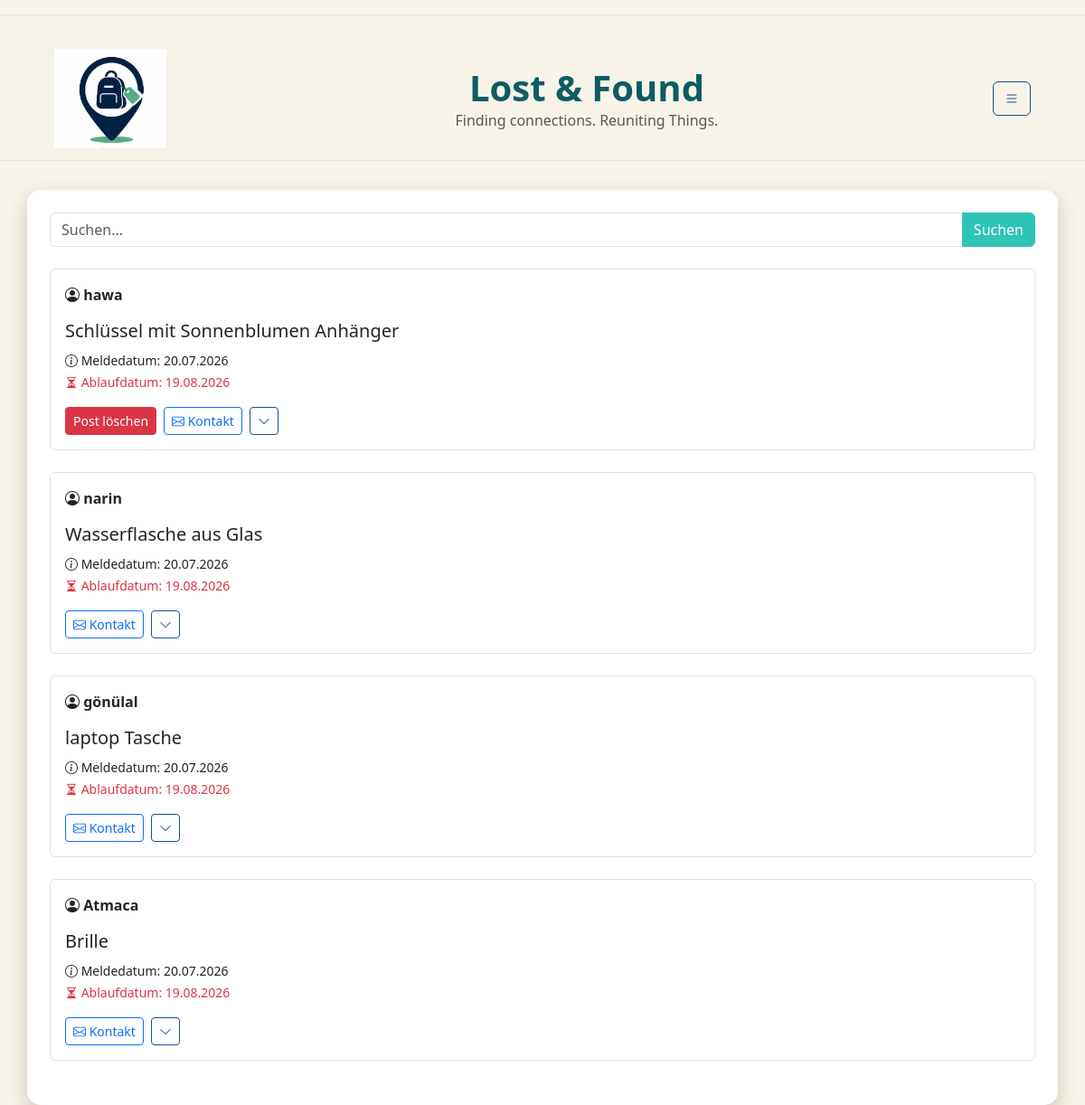
Screenshot of /home (signed in) with the database file from the repository.
### db.py (models this page shows)
class Post(db.Model):
    __tablename__ = "post"
    post_id = db.Column(db.Integer,primary_key=True)
    user_id = db.Column(db.Integer,db.ForeignKey("standardUser.user_id"))
    fundbuero_id = db.Column(db.Integer,db.ForeignKey("fundbuero.fundbuero_id"))
    titel = db.Column(db.String,nullable=False)
    meldedatum = db.Column(db.Date)
    verlustdatum = db.Column(db.Date)
    ablaufdatum = db.Column(db.Date)
    schliessdatum = db.Column(db.Date)
    verlustort = db.Column(db.String)
    beschreibung = db.Column(db.Text)
    status = db.Column(db.String,default="laufend")
    views = db.Column(db.Integer,default=0 )
    user = db.relationship("StandardUser",back_populates="posts")
    fundbuero = db.relationship("Fundbuero",back_populates="posts")

class StandardUser(db.Model):
    __tablename__ = "standardUser"
    user_id = db.Column( db.Integer, primary_key=True )
    fundbuero_id = db.Column( db.Integer, db.ForeignKey("fundbuero.fundbuero_id"), nullable=True)
    campus_id = db.Column( db.String, db.ForeignKey("campus.campus_id") )
    name = db.Column( db.String)
    benutzername = db.Column( db.String, unique=True)
    passwort = db.Column(db.String,nullable=False)
    hwr_mail = db.Column(db.String, unique=True,nullable=False )
    is_admin = db.Column(db.Boolean, default=False)
    campus = db.relationship("Campus",back_populates="users")
    posts = db.relationship( "Post",back_populates="user")

### app.py (the view)
@app.route("/home")
def home():
    if "user_id" not in session:
        flash("Bitte zuerst einloggen!", "warning")
        return redirect(url_for("login"))
    form = forms.Suchleiste()
    csrf_form = forms.CSRFOnlyForm()
    user = db.session.get(StandardUser, session["user_id"])
    fundbuero = db.session.get(Fundbuero, session["fundbuero_id"])
    if user is None:
        session.clear()
        flash("Dein Account existiert nicht mehr.", "warning")
        return redirect(url_for("login"))
    posts = db.session.execute(
    db.select(Post).where(
        Post.ablaufdatum >= date.today(),
        Post.status == "laufend"
    )
).scalars()
    return render_template("home.html", posts=posts, form=form, user=user, fundbuero=fundbuero, csrf_form=csrf_form)

### forms.py
class Suchleiste(FlaskForm):
  suchfeld = StringField( "Suchbegriff",
       validators=[InputRequired()]
  )
  submit = SubmitField("Suchen")

class CSRFOnlyForm(FlaskForm):
    pass

### templates/home.html (shortened to what this page needs)
{% extends "base.html" %}
{% block CONTENT %}
<form method="POST" action="{{ url_for('suche') }}" class="mb-4">
    <div class="input-group">
        {{ form.suchfeld(class="form-control", placeholder="Suchen...") }}
        {{ form.submit(class="btn btn-primary") }}
    </div>
</form>
{% for post in posts %}
    {% if session.get('is_admin') or post.user.campus_id == user.campus_id or (fundbuero and post.user.campus_id == fundbuero.campus_id) %}
        <div class="border rounded p-3 mb-4">
            <strong>
                <i class="bi bi-person-circle"></i>
                {{ post.user.benutzername }}
            </strong>
            <h5 class="mt-3">{{ post.titel }}</h5>
            <small>
                <i class="bi bi-info-circle"></i>
                Meldedatum: {{ post.meldedatum.strftime('%d.%m.%Y') }}
            </small>
            <br>
            <small class="text-danger">
                <i class="bi bi-hourglass-split"></i>
                Ablaufdatum: {{ post.ablaufdatum.strftime('%d.%m.%Y') }}
            </small>
            <div class="mt-3 d-flex align-items-center gap-2">
                {% if session.get('is_admin') or post.user_id == session.get('user_id') %}
                    <a href="{{url_for('delete_post', post_id=post.post_id)}}" class="btn btn-danger btn-sm">Post löschen</a>
                {% endif %}
                {% if session.get('fundbuero_id') %}
    <form method="POST" action="{{ url_for('send_fundbuero_mail', post_id=post.post_id) }}" class="d-inline">
        <input type="hidden" name="csrf_token" value="{{  csrf_form.csrf_token._value()}}">
        <button type="submit" class="btn btn-outline-primary btn-sm">
            <i class="bi bi-envelope"></i> Jetzt Kontaktieren
        </button>
    </form>
{% else %}
                <a href="mailto:{{ post.user.hwr_mail }}?subject=Gefunden: {{ post.titel|urlencode }}&body=Hallo, ich habe deinen Gegenstand gefunden." class="btn btn-outline-primary btn-sm">
                    <i class="bi bi-envelope"></i> Kontakt
                </a>
{% endif %}
  <a href="{{ url_for('post_detail', post_id=post.post_id) }}" class="btn btn-outline-secondary btn-sm">
                 <i class="bi bi-chevron-down"></i>
</a>
            </div>
        </div>
    {% endif %}
{% endfor %}
{% endblock %}

### templates/base.html (shortened to what this page needs)
<!doctype html>
<html lang="en">
<head>
    {{ bootstrap.load_css() }}
    <link rel="stylesheet"
      href="https://cdn.jsdelivr.net/npm/bootstrap-icons@1.11.3/font/bootstrap-icons.min.css">
    <link rel="stylesheet"
      href="{{ url_for('static', filename='css/style.css') }}">
   <link rel="stylesheet"
      href="{{ url_for('static', filename='css/color.css') }}">
</head>
<body>
<nav class="navbar border-bottom mb-4"></nav>
{% if request.endpoint not in ['login', 'register'] %}
<nav class="navbar border-bottom mb-3">
{% if request.endpoint != 'create_post' %}
    <div class="container-fluid d-flex align-items-center">
        <a class="navbar-brand d-flex align-items-center ms-5"
   href="{{ url_for('home') }}">
    <img
        src="{{ url_for('static', filename='images/LogoLostAndFound.jpeg') }}"
        alt="Logo"
        height="110">
     </a>
        <div class="text-center flex-grow-1">
            <h1 class="m-0 fw-bold" style ="font-size: 2.5 em ;">Lost & Found</h1>
            <p class="m-0 text-muted " style="font-size:1.4 em ">Finding connections. Reuniting Things.</p>
        </div>
        {% else %}
        <div class="flex-grow-1"></div>
        {%endif%}
        <button
            class="btn btn-outline-secondary ms-auto me-5"
            type="button"
            data-bs-toggle="collapse"
            data-bs-target="#navbarToggleExternalContent">
            <i class="bi bi-list"></i>
        </button>
    </div>
</nav>
{% endif %}
<div class="container mt-3">
{% from 'bootstrap5/utils.html' import render_messages %}
    {% block CONTENT %}
    {% endblock %}
</div>
</body>
</html>

### static/css/style.css (style rules this page uses)
body { background-color: var(--color-main) !important; }
h1, h2, h3 { color: var(--color-highlight) !important; }
.btn-primary { background-color: var(--color-accent1) !important; border-color: var(--color-accent1) !important; }
.btn-outline-secondary { color: var(--color-accent2) !important; border-color: var(--color-accent2) !important; }
.container { background: white; border-radius: 15px; box-shadow: 0px 8px 20px 2px var(--color-shadow); padding: 25px; }

### static/css/color.css (style rules this page uses)
:root { --color-main: rgb(247, 243, 233); --color-shadow: rgb(215, 205, 190); --color-highlight: rgb(13, 92, 99); --color-accent1: rgb(46, 196, 182); --color-accent2: rgb(29, 78, 137); }

### rows the page displays
Post: user.benutzername "hawa", titel "Schlüssel mit Sonnenblumen Anhänger", meldedatum "20.07.2026", ablaufdatum "19.08.2026"
Post: user.benutzername "narin", titel "Wasserflasche aus Glas", meldedatum "20.07.2026", ablaufdatum "19.08.2026"
Post: user.benutzername "gönülal", titel "laptop Tasche", meldedatum "20.07.2026", ablaufdatum "19.08.2026"
Post: user.benutzername "Atmaca", titel "Brille", meldedatum "20.07.2026", ablaufdatum "19.08.2026"
